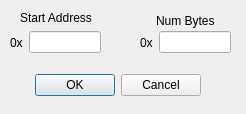
<?xml version="1.0" encoding="UTF-8"?>
<ui version="4.0">
 <class>ReadCartDialog</class>
 <widget class="QDialog" name="ReadCartDialog">
  <property name="geometry">
   <rect>
    <x>0</x>
    <y>0</y>
    <width>246</width>
    <height>114</height>
   </rect>
  </property>
  <property name="windowTitle">
   <string>Cart Read - Settings</string>
  </property>
  <property name="windowOpacity">
   <double>1.000000000000000</double>
  </property>
  <widget class="QDialogButtonBox" name="buttonBox">
   <property name="geometry">
    <rect>
     <x>-420</x>
     <y>70</y>
     <width>621</width>
     <height>31</height>
    </rect>
   </property>
   <property name="orientation">
    <enum>Qt::Horizontal</enum>
   </property>
   <property name="standardButtons">
    <set>QDialogButtonBox::Cancel|QDialogButtonBox::Ok</set>
   </property>
  </widget>
  <widget class="QLabel" name="addrLabel">
   <property name="geometry">
    <rect>
     <x>20</x>
     <y>10</y>
     <width>91</width>
     <height>16</height>
    </rect>
   </property>
   <property name="text">
    <string>Start Address</string>
   </property>
  </widget>
  <widget class="QLabel" name="numBytesLabel">
   <property name="geometry">
    <rect>
     <x>156</x>
     <y>5</y>
     <width>81</width>
     <height>31</height>
    </rect>
   </property>
   <property name="text">
    <string>Num Bytes</string>
   </property>
  </widget>
  <widget class="QWidget" name="layoutWidget">
   <property name="geometry">
    <rect>
     <x>140</x>
     <y>30</y>
     <width>91</width>
     <height>25</height>
    </rect>
   </property>
   <layout class="QHBoxLayout" name="horizontalLayout">
    <item>
     <widget class="QLabel" name="numBytesHexLabel">
      <property name="text">
       <string>0x</string>
      </property>
     </widget>
    </item>
    <item>
     <widget class="QLineEdit" name="numBytesLineEdit">
      <property name="maximumSize">
       <size>
        <width>125</width>
        <height>16777215</height>
       </size>
      </property>
      <property name="inputMask">
       <string>HHHHHH</string>
      </property>
      <property name="text">
       <string notr="true"/>
      </property>
      <property name="cursorPosition">
       <number>0</number>
      </property>
     </widget>
    </item>
   </layout>
  </widget>
  <widget class="QWidget" name="layoutWidget">
   <property name="geometry">
    <rect>
     <x>10</x>
     <y>30</y>
     <width>91</width>
     <height>25</height>
    </rect>
   </property>
   <layout class="QHBoxLayout" name="horizontalLayout_2">
    <item>
     <widget class="QLabel" name="addrHexLabel">
      <property name="text">
       <string>0x</string>
      </property>
     </widget>
    </item>
    <item>
     <widget class="QLineEdit" name="addrLineEdit">
      <property name="inputMask">
       <string>HHHHHH</string>
      </property>
      <property name="text">
       <string notr="true"/>
      </property>
      <property name="cursorPosition">
       <number>0</number>
      </property>
      <property name="clearButtonEnabled">
       <bool>false</bool>
      </property>
     </widget>
    </item>
   </layout>
  </widget>
 </widget>
 <tabstops>
  <tabstop>addrLineEdit</tabstop>
  <tabstop>numBytesLineEdit</tabstop>
  <tabstop>buttonBox</tabstop>
 </tabstops>
 <resources/>
 <connections>
  <connection>
   <sender>buttonBox</sender>
   <signal>accepted()</signal>
   <receiver>ReadCartDialog</receiver>
   <slot>accept()</slot>
   <hints>
    <hint type="sourcelabel">
     <x>218</x>
     <y>190</y>
    </hint>
    <hint type="destinationlabel">
     <x>157</x>
     <y>241</y>
    </hint>
   </hints>
  </connection>
  <connection>
   <sender>buttonBox</sender>
   <signal>rejected()</signal>
   <receiver>ReadCartDialog</receiver>
   <slot>reject()</slot>
   <hints>
    <hint type="sourcelabel">
     <x>286</x>
     <y>190</y>
    </hint>
    <hint type="destinationlabel">
     <x>286</x>
     <y>241</y>
    </hint>
   </hints>
  </connection>
 </connections>
</ui>
